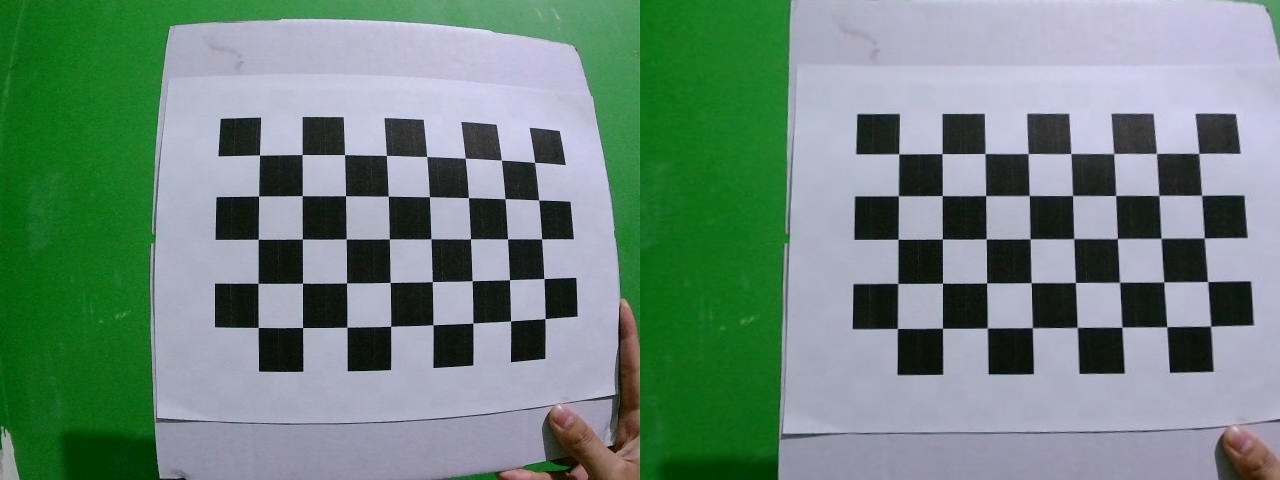
#> input picture validation_left.jpg, 1280 x 480 px
$ python -i stereo_utils.py   (imports and definitions only)   (older library calls are emulated)
#> lines starting #> are read from the running program, lines starting #| are printed output that depends on the picture
#> further down, picture is the input picture: shape (480, 1280, 3); mean B, G, R 124.8, 135.2, 110.4
#stereo_utils.py
from datetime import datetime
import json
import os
import cv2
import numpy as np

# ===== Operation Critical functions =====

# [48 lines left out: functions OpenCam, LoJ, UpJ, Split_Stereo_Frame, load_calibration, Current, not called in this run]

def Convert_to_Grayscale(frame):
    return cv2.cvtColor(frame, cv2.COLOR_BGR2GRAY)

def Edge(image):
    #GRAY
    if len(image.shape) == 3 and image.shape[2] == 3:
            # Video is color, convert to gray first
            image_gay = cv2.cvtColor(image, cv2.COLOR_BGR2GRAY)
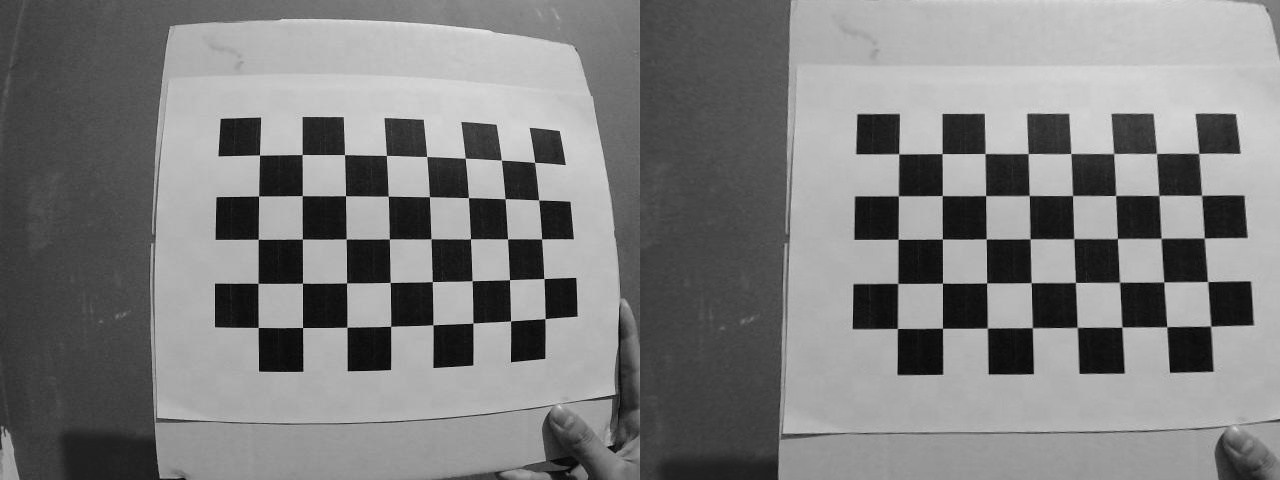
#> image_gay: shape (480, 1280); min 1, max 235, mean 126.6
    else:
        # Already grayscale
        image_gay = image.copy()
    #image_gay = Convert_to_Grayscale(image)
    # Compute the gradient of the image using Sobel operator
    sobel_x = cv2.Sobel(image_gay, cv2.CV_64F, 1, 0, ksize=1)
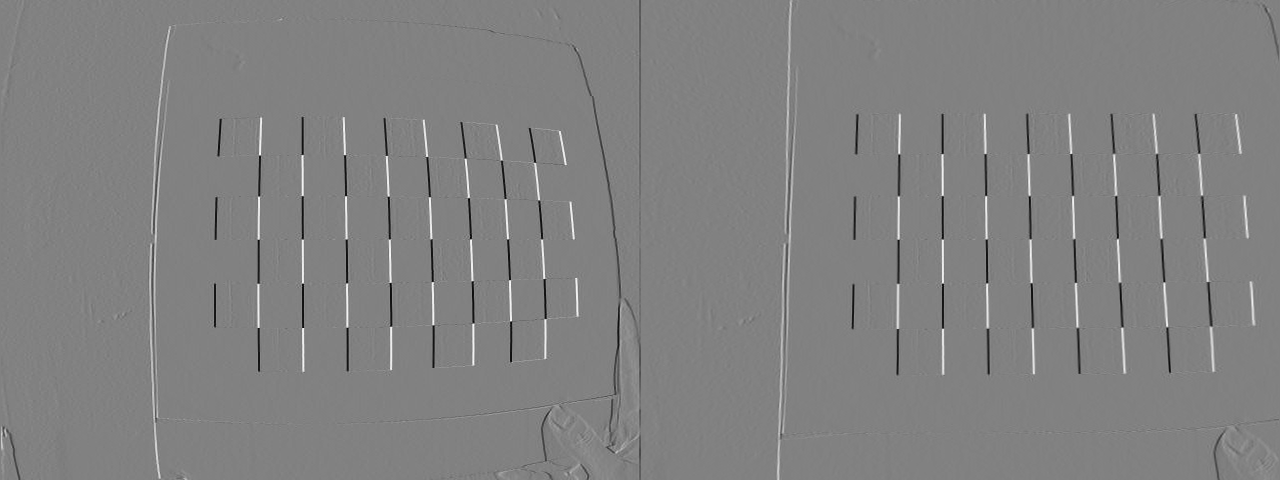
#> sobel_x: shape (480, 1280) float64; min -196, max 190, mean 0.2; drawn with min black and max white
    sobel_y = cv2.Sobel(image_gay, cv2.CV_64F, 0, 1, ksize=1)
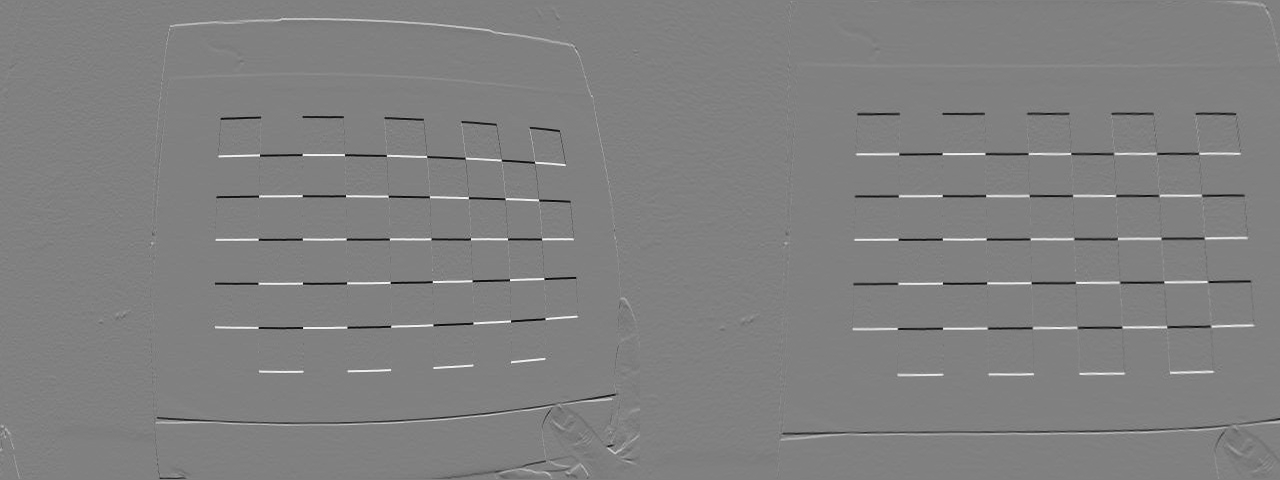
#> sobel_y: shape (480, 1280) float64; min -193, max 189, mean -0.1; drawn with min black and max white
    # Calculate the magnitude of the gradient (the contrast)
    g_m = cv2.magnitude(sobel_x, sobel_y)
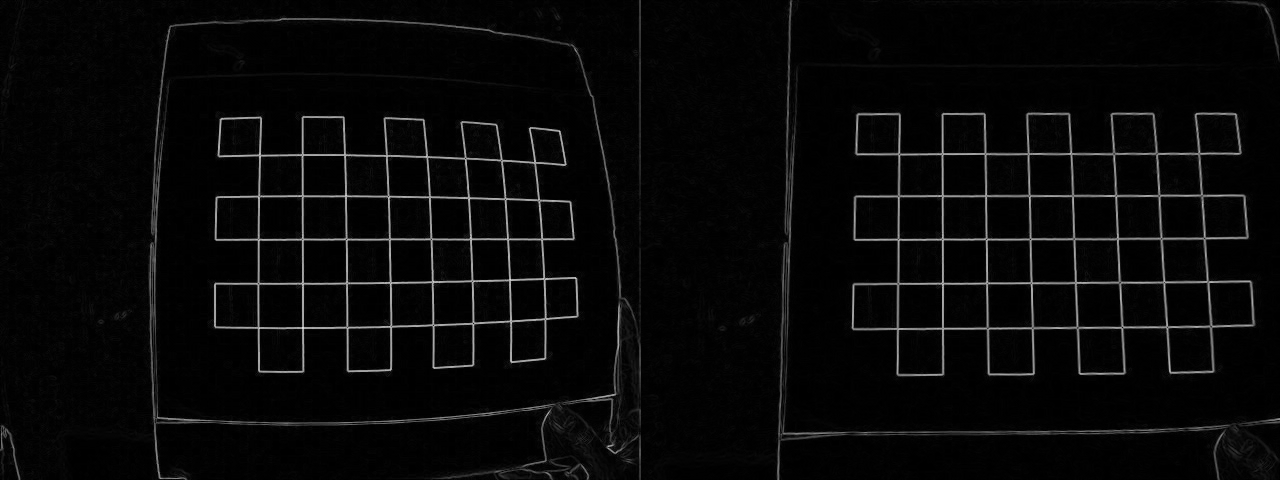
#> g_m: shape (480, 1280) float64; min 0, max 229.5, mean 8.5
    # Normalize the gradient to range 0-255
    g_m_n = cv2.normalize(g_m, None, 0, 255, cv2.NORM_MINMAX)
    # Convert back to uint8 for visualization purposes ofc ofc
    g_m_n = np.uint8(g_m_n)
    # Bump contrast by scaling pixel values
    alpha = 3  # Contrast control (1.0-3.0)
    beta = 0     # Brightness control (0-100)
    # Apply contrast and brightness adjustment
    g_m_n_c = cv2.convertScaleAbs(g_m_n, alpha=alpha, beta=beta)
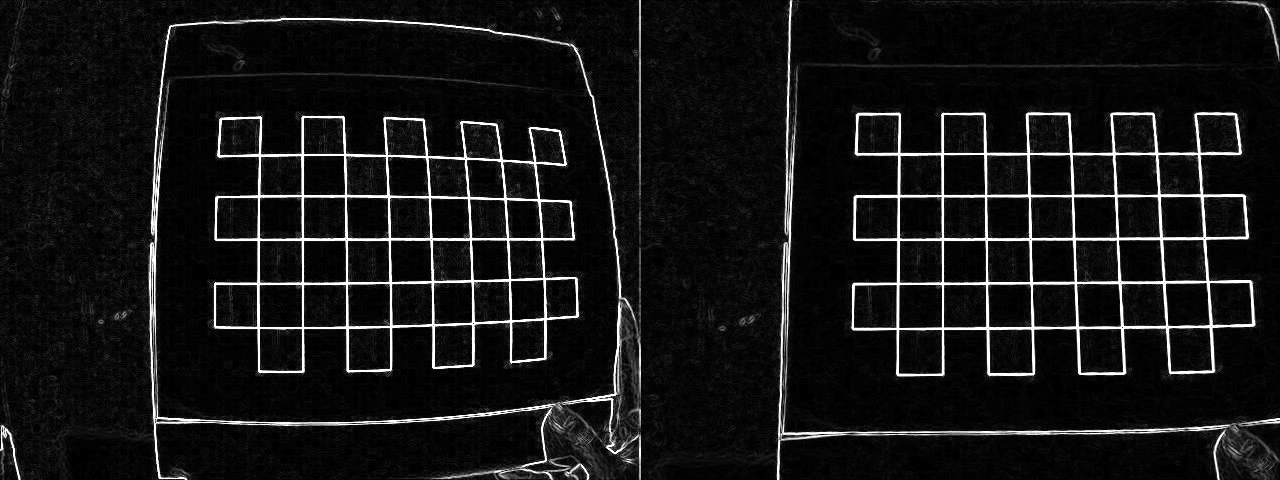
#> g_m_n_c: shape (480, 1280); min 0, max 255, mean 21.2
    # Blend using a weighted addition (tweak alpha as needed)
    # x = 0.5
    # blended = cv2.addWeighted(image_gay, x, g_m_n_c, 1 - x, 0)
    return g_m_n_c

>>> import cv2
>>> picture = cv2.imread('../validation_left.jpg')
>>> result = Edge(picture)

$ run again, on validation_right.jpg
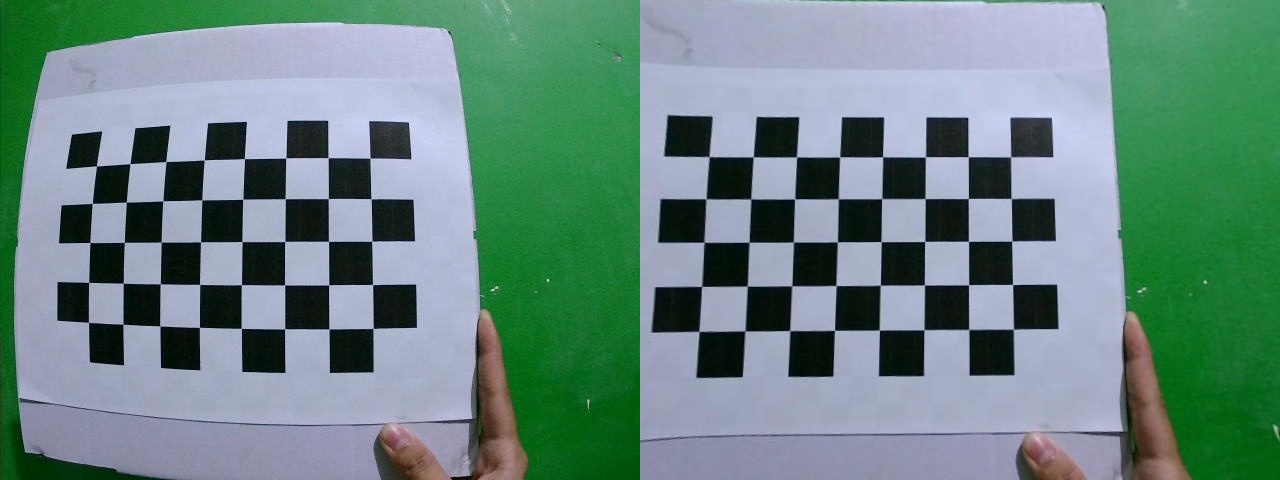
#> input picture validation_right.jpg, 1280 x 480 px
#> picture is the input picture: shape (480, 1280, 3); mean B, G, R 129.4, 134.9, 105.8
#> in Edge, `sobel_y = cv2.Sobel(image_gay, cv2.CV_64F, 0, 1, ksize=1)`:
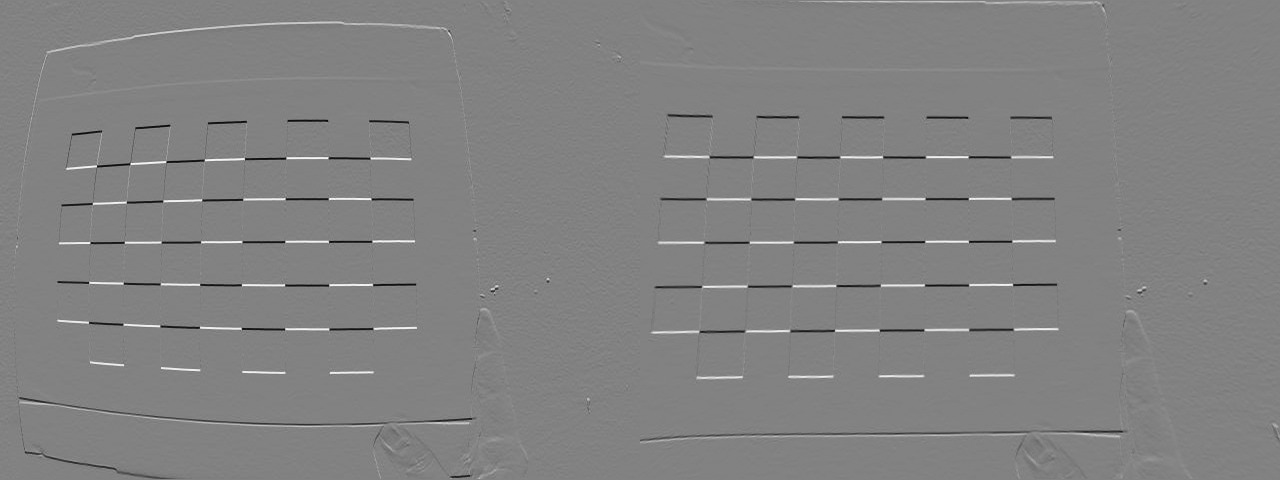
#> sobel_y: shape (480, 1280) float64; min -200, max 192, mean -0.1; drawn with min black and max white
#> in Edge, `g_m_n_c = cv2.convertScaleAbs(g_m_n, alpha=alpha, beta=beta)`:
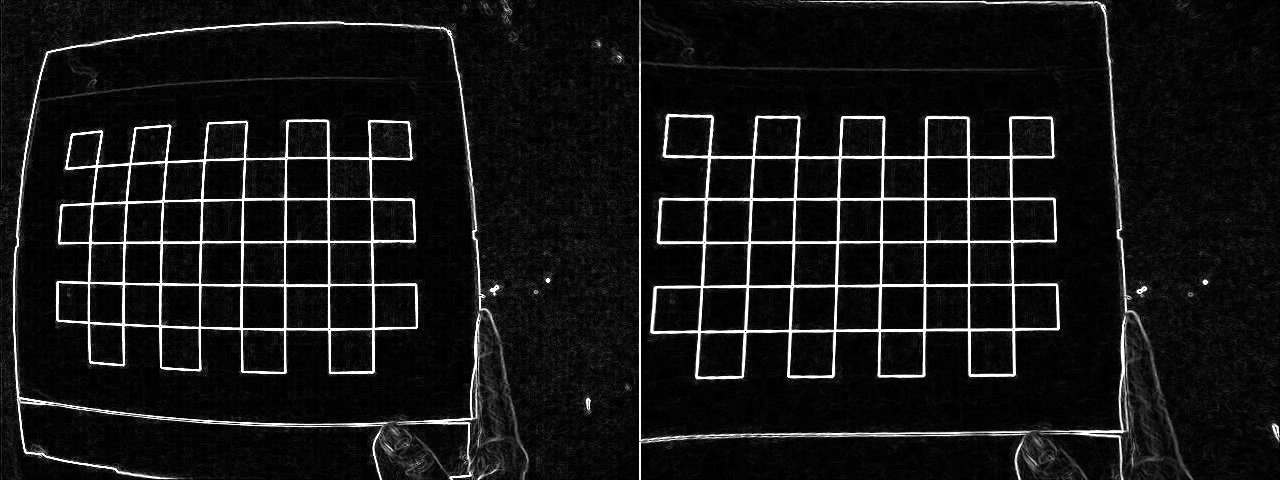
#> g_m_n_c: shape (480, 1280); min 0, max 255, mean 21.6
